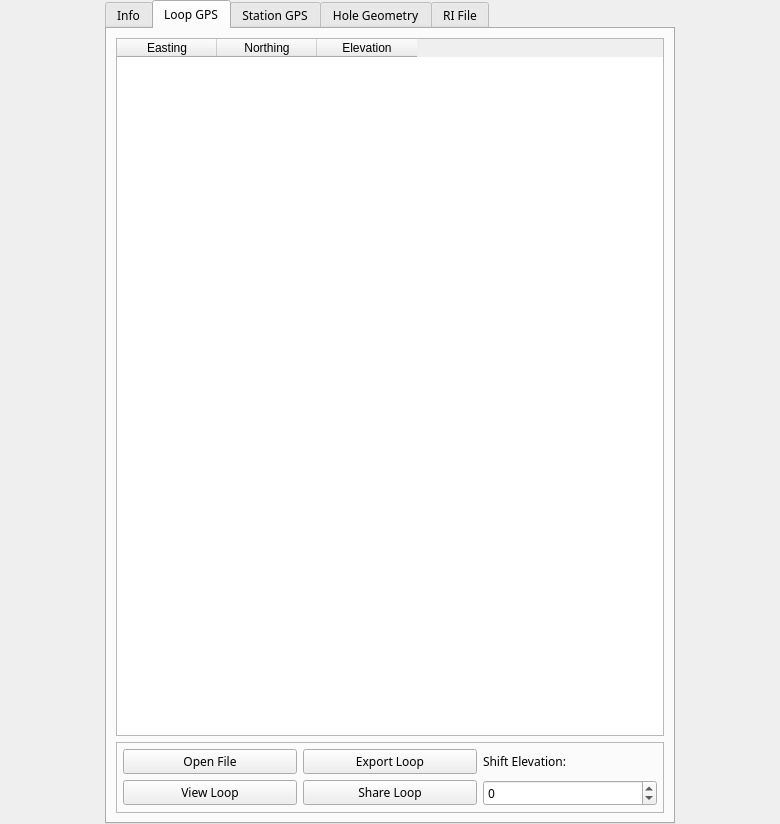
<?xml version="1.0" encoding="UTF-8"?>
<ui version="4.0">
 <class>PEMInfoWidget</class>
 <widget class="QWidget" name="PEMInfoWidget">
  <property name="geometry">
   <rect>
    <x>0</x>
    <y>0</y>
    <width>780</width>
    <height>824</height>
   </rect>
  </property>
  <property name="sizePolicy">
   <sizepolicy hsizetype="Maximum" vsizetype="Preferred">
    <horstretch>0</horstretch>
    <verstretch>0</verstretch>
   </sizepolicy>
  </property>
  <property name="minimumSize">
   <size>
    <width>0</width>
    <height>0</height>
   </size>
  </property>
  <property name="windowTitle">
   <string>Form</string>
  </property>
  <layout class="QGridLayout" name="gridLayout">
   <property name="leftMargin">
    <number>0</number>
   </property>
   <property name="topMargin">
    <number>0</number>
   </property>
   <property name="rightMargin">
    <number>0</number>
   </property>
   <property name="bottomMargin">
    <number>0</number>
   </property>
   <property name="spacing">
    <number>0</number>
   </property>
   <item row="1" column="0">
    <widget class="QTabWidget" name="tabs">
     <property name="enabled">
      <bool>true</bool>
     </property>
     <property name="sizePolicy">
      <sizepolicy hsizetype="Maximum" vsizetype="Preferred">
       <horstretch>0</horstretch>
       <verstretch>0</verstretch>
      </sizepolicy>
     </property>
     <property name="minimumSize">
      <size>
       <width>300</width>
       <height>0</height>
      </size>
     </property>
     <property name="maximumSize">
      <size>
       <width>16777215</width>
       <height>16777215</height>
      </size>
     </property>
     <property name="font">
      <font>
       <family>Century Gothic</family>
       <pointsize>9</pointsize>
      </font>
     </property>
     <property name="tabPosition">
      <enum>QTabWidget::North</enum>
     </property>
     <property name="tabShape">
      <enum>QTabWidget::Rounded</enum>
     </property>
     <property name="currentIndex">
      <number>1</number>
     </property>
     <widget class="QWidget" name="info_tab">
      <attribute name="title">
       <string>Info</string>
      </attribute>
      <layout class="QGridLayout" name="gridLayout_2">
       <item row="0" column="0">
        <widget class="QTableWidget" name="info_table">
         <property name="sizePolicy">
          <sizepolicy hsizetype="Preferred" vsizetype="Expanding">
           <horstretch>0</horstretch>
           <verstretch>0</verstretch>
          </sizepolicy>
         </property>
         <property name="frameShadow">
          <enum>QFrame::Plain</enum>
         </property>
         <property name="editTriggers">
          <set>QAbstractItemView::NoEditTriggers</set>
         </property>
         <property name="selectionBehavior">
          <enum>QAbstractItemView::SelectRows</enum>
         </property>
         <property name="showGrid">
          <bool>true</bool>
         </property>
         <property name="wordWrap">
          <bool>false</bool>
         </property>
         <attribute name="horizontalHeaderVisible">
          <bool>false</bool>
         </attribute>
         <attribute name="horizontalHeaderMinimumSectionSize">
          <number>120</number>
         </attribute>
         <attribute name="horizontalHeaderStretchLastSection">
          <bool>true</bool>
         </attribute>
         <attribute name="verticalHeaderVisible">
          <bool>false</bool>
         </attribute>
         <attribute name="verticalHeaderDefaultSectionSize">
          <number>23</number>
         </attribute>
         <attribute name="verticalHeaderMinimumSectionSize">
          <number>0</number>
         </attribute>
         <attribute name="verticalHeaderStretchLastSection">
          <bool>false</bool>
         </attribute>
         <column>
          <property name="text">
           <string>Keys</string>
          </property>
          <property name="font">
           <font>
            <weight>50</weight>
            <bold>false</bold>
           </font>
          </property>
          <property name="textAlignment">
           <set>AlignLeading|AlignVCenter</set>
          </property>
         </column>
         <column>
          <property name="text">
           <string>Values</string>
          </property>
         </column>
        </widget>
       </item>
      </layout>
     </widget>
     <widget class="QWidget" name="loop_gps_tab">
      <attribute name="title">
       <string>Loop GPS</string>
      </attribute>
      <layout class="QGridLayout" name="gridLayout_4">
       <item row="2" column="0" colspan="3">
        <widget class="QFrame" name="frame_3">
         <property name="sizePolicy">
          <sizepolicy hsizetype="Preferred" vsizetype="Maximum">
           <horstretch>0</horstretch>
           <verstretch>0</verstretch>
          </sizepolicy>
         </property>
         <property name="minimumSize">
          <size>
           <width>0</width>
           <height>0</height>
          </size>
         </property>
         <property name="maximumSize">
          <size>
           <width>16777215</width>
           <height>16777215</height>
          </size>
         </property>
         <property name="frameShape">
          <enum>QFrame::StyledPanel</enum>
         </property>
         <property name="frameShadow">
          <enum>QFrame::Plain</enum>
         </property>
         <layout class="QGridLayout" name="gridLayout_8">
          <property name="leftMargin">
           <number>6</number>
          </property>
          <property name="topMargin">
           <number>6</number>
          </property>
          <property name="rightMargin">
           <number>6</number>
          </property>
          <property name="bottomMargin">
           <number>6</number>
          </property>
          <item row="2" column="3">
           <widget class="QPushButton" name="share_loop_gps_btn">
            <property name="text">
             <string>Share Loop</string>
            </property>
           </widget>
          </item>
          <item row="1" column="3">
           <widget class="QPushButton" name="export_loop_gps_btn">
            <property name="text">
             <string>Export Loop</string>
            </property>
           </widget>
          </item>
          <item row="2" column="1">
           <widget class="QPushButton" name="edit_loop_btn">
            <property name="text">
             <string>View Loop</string>
            </property>
           </widget>
          </item>
          <item row="1" column="1">
           <widget class="QPushButton" name="open_loop_gps_btn">
            <property name="sizePolicy">
             <sizepolicy hsizetype="Minimum" vsizetype="Fixed">
              <horstretch>0</horstretch>
              <verstretch>0</verstretch>
             </sizepolicy>
            </property>
            <property name="text">
             <string>Open File</string>
            </property>
           </widget>
          </item>
          <item row="2" column="4">
           <widget class="QSpinBox" name="shift_elevation_spinbox">
            <property name="minimum">
             <number>-10000</number>
            </property>
            <property name="maximum">
             <number>10000</number>
            </property>
           </widget>
          </item>
          <item row="1" column="4">
           <widget class="QLabel" name="shiftElevationLabel">
            <property name="text">
             <string>Shift Elevation:</string>
            </property>
           </widget>
          </item>
         </layout>
        </widget>
       </item>
       <item row="1" column="0" colspan="3">
        <widget class="QTableWidget" name="loop_table">
         <property name="sizePolicy">
          <sizepolicy hsizetype="Preferred" vsizetype="Expanding">
           <horstretch>0</horstretch>
           <verstretch>0</verstretch>
          </sizepolicy>
         </property>
         <property name="minimumSize">
          <size>
           <width>0</width>
           <height>0</height>
          </size>
         </property>
         <property name="maximumSize">
          <size>
           <width>16777215</width>
           <height>16777215</height>
          </size>
         </property>
         <property name="frameShadow">
          <enum>QFrame::Plain</enum>
         </property>
         <property name="selectionBehavior">
          <enum>QAbstractItemView::SelectRows</enum>
         </property>
         <property name="showGrid">
          <bool>false</bool>
         </property>
         <attribute name="horizontalHeaderHighlightSections">
          <bool>false</bool>
         </attribute>
         <attribute name="verticalHeaderVisible">
          <bool>false</bool>
         </attribute>
         <column>
          <property name="text">
           <string>Easting</string>
          </property>
         </column>
         <column>
          <property name="text">
           <string>Northing</string>
          </property>
         </column>
         <column>
          <property name="text">
           <string>Elevation</string>
          </property>
         </column>
        </widget>
       </item>
      </layout>
     </widget>
     <widget class="QWidget" name="station_gps_tab">
      <attribute name="title">
       <string>Station GPS</string>
      </attribute>
      <layout class="QGridLayout" name="gridLayout_3">
       <item row="19" column="1" colspan="2">
        <widget class="QFrame" name="frame_6">
         <property name="sizePolicy">
          <sizepolicy hsizetype="Preferred" vsizetype="Maximum">
           <horstretch>0</horstretch>
           <verstretch>0</verstretch>
          </sizepolicy>
         </property>
         <property name="minimumSize">
          <size>
           <width>0</width>
           <height>0</height>
          </size>
         </property>
         <property name="maximumSize">
          <size>
           <width>16777215</width>
           <height>250</height>
          </size>
         </property>
         <property name="frameShape">
          <enum>QFrame::StyledPanel</enum>
         </property>
         <property name="frameShadow">
          <enum>QFrame::Plain</enum>
         </property>
         <layout class="QHBoxLayout" name="horizontalLayout">
          <property name="spacing">
           <number>0</number>
          </property>
          <property name="leftMargin">
           <number>0</number>
          </property>
          <property name="topMargin">
           <number>0</number>
          </property>
          <property name="rightMargin">
           <number>0</number>
          </property>
          <property name="bottomMargin">
           <number>0</number>
          </property>
          <item>
           <widget class="QFrame" name="frame">
            <property name="sizePolicy">
             <sizepolicy hsizetype="Maximum" vsizetype="Maximum">
              <horstretch>0</horstretch>
              <verstretch>0</verstretch>
             </sizepolicy>
            </property>
            <property name="minimumSize">
             <size>
              <width>133</width>
              <height>0</height>
             </size>
            </property>
            <property name="maximumSize">
             <size>
              <width>16777215</width>
              <height>16777215</height>
             </size>
            </property>
            <property name="frameShape">
             <enum>QFrame::NoFrame</enum>
            </property>
            <property name="frameShadow">
             <enum>QFrame::Raised</enum>
            </property>
            <layout class="QVBoxLayout" name="verticalLayout_2">
             <property name="spacing">
              <number>6</number>
             </property>
             <property name="leftMargin">
              <number>9</number>
             </property>
             <property name="topMargin">
              <number>9</number>
             </property>
             <property name="rightMargin">
              <number>9</number>
             </property>
             <property name="bottomMargin">
              <number>9</number>
             </property>
             <item>
              <widget class="QLabel" name="shiftStationLabel">
               <property name="sizePolicy">
                <sizepolicy hsizetype="Preferred" vsizetype="Maximum">
                 <horstretch>0</horstretch>
                 <verstretch>0</verstretch>
                </sizepolicy>
               </property>
               <property name="text">
                <string>Shift Stations:</string>
               </property>
              </widget>
             </item>
             <item>
              <widget class="QSpinBox" name="shiftStationGPSSpinbox">
               <property name="sizePolicy">
                <sizepolicy hsizetype="Preferred" vsizetype="Fixed">
                 <horstretch>0</horstretch>
                 <verstretch>0</verstretch>
                </sizepolicy>
               </property>
               <property name="minimum">
                <number>-1000000000</number>
               </property>
               <property name="maximum">
                <number>1000000000</number>
               </property>
               <property name="singleStep">
                <number>5</number>
               </property>
              </widget>
             </item>
             <item>
              <widget class="Line" name="line_6">
               <property name="orientation">
                <enum>Qt::Horizontal</enum>
               </property>
              </widget>
             </item>
             <item>
              <widget class="QPushButton" name="open_station_gps_btn">
               <property name="sizePolicy">
                <sizepolicy hsizetype="Preferred" vsizetype="Fixed">
                 <horstretch>0</horstretch>
                 <verstretch>0</verstretch>
                </sizepolicy>
               </property>
               <property name="text">
                <string>Open File</string>
               </property>
              </widget>
             </item>
             <item>
              <widget class="QPushButton" name="edit_line_btn">
               <property name="sizePolicy">
                <sizepolicy hsizetype="Preferred" vsizetype="Fixed">
                 <horstretch>0</horstretch>
                 <verstretch>0</verstretch>
                </sizepolicy>
               </property>
               <property name="text">
                <string>View Line</string>
               </property>
              </widget>
             </item>
             <item>
              <widget class="Line" name="line">
               <property name="orientation">
                <enum>Qt::Horizontal</enum>
               </property>
              </widget>
             </item>
             <item>
              <widget class="QPushButton" name="export_station_gps_btn">
               <property name="sizePolicy">
                <sizepolicy hsizetype="Preferred" vsizetype="Fixed">
                 <horstretch>0</horstretch>
                 <verstretch>0</verstretch>
                </sizepolicy>
               </property>
               <property name="text">
                <string>Export GPS</string>
               </property>
              </widget>
             </item>
             <item>
              <widget class="QPushButton" name="share_line_gps_btn">
               <property name="toolTip">
                <string>Share this GPS with all other opened surface files</string>
               </property>
               <property name="text">
                <string>Share Line</string>
               </property>
              </widget>
             </item>
            </layout>
           </widget>
          </item>
          <item>
           <widget class="Line" name="line_2">
            <property name="orientation">
             <enum>Qt::Vertical</enum>
            </property>
           </widget>
          </item>
          <item>
           <widget class="QFrame" name="frame_5">
            <property name="sizePolicy">
             <sizepolicy hsizetype="Maximum" vsizetype="Maximum">
              <horstretch>0</horstretch>
              <verstretch>0</verstretch>
             </sizepolicy>
            </property>
            <property name="minimumSize">
             <size>
              <width>133</width>
              <height>0</height>
             </size>
            </property>
            <property name="maximumSize">
             <size>
              <width>16777215</width>
              <height>16777215</height>
             </size>
            </property>
            <property name="frameShape">
             <enum>QFrame::NoFrame</enum>
            </property>
            <property name="frameShadow">
             <enum>QFrame::Raised</enum>
            </property>
            <layout class="QVBoxLayout" name="verticalLayout_6">
             <property name="spacing">
              <number>6</number>
             </property>
             <item>
              <widget class="QLabel" name="label_2">
               <property name="text">
                <string>Distance:</string>
               </property>
              </widget>
             </item>
             <item>
              <widget class="QLCDNumber" name="lcdDistance">
               <property name="sizePolicy">
                <sizepolicy hsizetype="Preferred" vsizetype="Preferred">
                 <horstretch>0</horstretch>
                 <verstretch>0</verstretch>
                </sizepolicy>
               </property>
               <property name="minimumSize">
                <size>
                 <width>0</width>
                 <height>22</height>
                </size>
               </property>
               <property name="frameShape">
                <enum>QFrame::Box</enum>
               </property>
               <property name="frameShadow">
                <enum>QFrame::Sunken</enum>
               </property>
               <property name="lineWidth">
                <number>1</number>
               </property>
               <property name="midLineWidth">
                <number>0</number>
               </property>
               <property name="smallDecimalPoint">
                <bool>false</bool>
               </property>
               <property name="digitCount">
                <number>7</number>
               </property>
               <property name="segmentStyle">
                <enum>QLCDNumber::Flat</enum>
               </property>
              </widget>
             </item>
             <item>
              <widget class="Line" name="line_9">
               <property name="orientation">
                <enum>Qt::Horizontal</enum>
               </property>
              </widget>
             </item>
             <item>
              <widget class="QPushButton" name="flip_station_signs_button">
               <property name="sizePolicy">
                <sizepolicy hsizetype="Preferred" vsizetype="Fixed">
                 <horstretch>0</horstretch>
                 <verstretch>0</verstretch>
                </sizepolicy>
               </property>
               <property name="text">
                <string>+/- Stations</string>
               </property>
              </widget>
             </item>
             <item>
              <widget class="QPushButton" name="flip_station_numbers_button">
               <property name="sizePolicy">
                <sizepolicy hsizetype="Preferred" vsizetype="Fixed">
                 <horstretch>0</horstretch>
                 <verstretch>0</verstretch>
                </sizepolicy>
               </property>
               <property name="toolTip">
                <string>Reverse order of the station GPS</string>
               </property>
               <property name="text">
                <string>↑↓ Stations</string>
               </property>
              </widget>
             </item>
             <item>
              <widget class="Line" name="line_5">
               <property name="orientation">
                <enum>Qt::Horizontal</enum>
               </property>
              </widget>
             </item>
             <item>
              <widget class="QPushButton" name="stations_from_data_btn">
               <property name="sizePolicy">
                <sizepolicy hsizetype="Preferred" vsizetype="Fixed">
                 <horstretch>0</horstretch>
                 <verstretch>0</verstretch>
                </sizepolicy>
               </property>
               <property name="toolTip">
                <string>Generate station numbers based on the stations in the EM data</string>
               </property>
               <property name="text">
                <string>Generate Stations</string>
               </property>
              </widget>
             </item>
             <item>
              <widget class="QPushButton" name="cullStationGPSButton">
               <property name="sizePolicy">
                <sizepolicy hsizetype="Preferred" vsizetype="Fixed">
                 <horstretch>0</horstretch>
                 <verstretch>0</verstretch>
                </sizepolicy>
               </property>
               <property name="toolTip">
                <string>Remove GPS stations for which there is no EM data</string>
               </property>
               <property name="text">
                <string>Cull Stations</string>
               </property>
              </widget>
             </item>
            </layout>
           </widget>
          </item>
          <item>
           <widget class="Line" name="line_4">
            <property name="orientation">
             <enum>Qt::Vertical</enum>
            </property>
           </widget>
          </item>
          <item>
           <widget class="QFrame" name="frame_4">
            <property name="sizePolicy">
             <sizepolicy hsizetype="Preferred" vsizetype="Maximum">
              <horstretch>0</horstretch>
              <verstretch>0</verstretch>
             </sizepolicy>
            </property>
            <property name="maximumSize">
             <size>
              <width>16777215</width>
              <height>16777215</height>
             </size>
            </property>
            <property name="frameShape">
             <enum>QFrame::NoFrame</enum>
            </property>
            <property name="frameShadow">
             <enum>QFrame::Raised</enum>
            </property>
            <layout class="QVBoxLayout" name="verticalLayout_4">
             <property name="spacing">
              <number>6</number>
             </property>
             <property name="leftMargin">
              <number>9</number>
             </property>
             <property name="topMargin">
              <number>9</number>
             </property>
             <property name="rightMargin">
              <number>9</number>
             </property>
             <property name="bottomMargin">
              <number>9</number>
             </property>
             <item>
              <widget class="QLabel" name="label_4">
               <property name="text">
                <string>Missing Stations:</string>
               </property>
              </widget>
             </item>
             <item>
              <widget class="QListWidget" name="missing_gps_list">
               <property name="sizePolicy">
                <sizepolicy hsizetype="Expanding" vsizetype="Maximum">
                 <horstretch>0</horstretch>
                 <verstretch>0</verstretch>
                </sizepolicy>
               </property>
               <property name="maximumSize">
                <size>
                 <width>16777215</width>
                 <height>160</height>
                </size>
               </property>
              </widget>
             </item>
            </layout>
           </widget>
          </item>
         </layout>
        </widget>
       </item>
       <item row="0" column="1" rowspan="19" colspan="2">
        <widget class="QTableWidget" name="line_table">
         <property name="sizePolicy">
          <sizepolicy hsizetype="Preferred" vsizetype="Expanding">
           <horstretch>0</horstretch>
           <verstretch>0</verstretch>
          </sizepolicy>
         </property>
         <property name="minimumSize">
          <size>
           <width>0</width>
           <height>0</height>
          </size>
         </property>
         <property name="maximumSize">
          <size>
           <width>16777215</width>
           <height>16777215</height>
          </size>
         </property>
         <property name="frameShadow">
          <enum>QFrame::Plain</enum>
         </property>
         <property name="selectionBehavior">
          <enum>QAbstractItemView::SelectRows</enum>
         </property>
         <property name="showGrid">
          <bool>false</bool>
         </property>
         <attribute name="horizontalHeaderHighlightSections">
          <bool>false</bool>
         </attribute>
         <attribute name="verticalHeaderVisible">
          <bool>false</bool>
         </attribute>
         <column>
          <property name="text">
           <string>Easting</string>
          </property>
         </column>
         <column>
          <property name="text">
           <string>Northing</string>
          </property>
         </column>
         <column>
          <property name="text">
           <string>Elevation</string>
          </property>
         </column>
         <column>
          <property name="text">
           <string>Station</string>
          </property>
         </column>
        </widget>
       </item>
      </layout>
     </widget>
     <widget class="QWidget" name="geometry_tab">
      <attribute name="title">
       <string>Hole Geometry</string>
      </attribute>
      <layout class="QGridLayout" name="gridLayout_5">
       <item row="5" column="0">
        <widget class="QFrame" name="frame_9">
         <property name="minimumSize">
          <size>
           <width>0</width>
           <height>0</height>
          </size>
         </property>
         <property name="frameShape">
          <enum>QFrame::StyledPanel</enum>
         </property>
         <property name="frameShadow">
          <enum>QFrame::Plain</enum>
         </property>
         <layout class="QHBoxLayout" name="horizontalLayout_3">
          <property name="leftMargin">
           <number>6</number>
          </property>
          <property name="topMargin">
           <number>6</number>
          </property>
          <property name="rightMargin">
           <number>6</number>
          </property>
          <property name="bottomMargin">
           <number>6</number>
          </property>
          <item>
           <widget class="QPushButton" name="add_segments_btn">
            <property name="text">
             <string>Add Segments</string>
            </property>
           </widget>
          </item>
          <item>
           <widget class="QPushButton" name="export_segments_btn">
            <property name="text">
             <string>Export Segments</string>
            </property>
           </widget>
          </item>
          <item>
           <widget class="QPushButton" name="share_segments_btn">
            <property name="text">
             <string>Share Segments</string>
            </property>
           </widget>
          </item>
         </layout>
        </widget>
       </item>
       <item row="0" column="0" alignment="Qt::AlignHCenter">
        <widget class="QLabel" name="label_5">
         <property name="font">
          <font>
           <family>Century Gothic</family>
           <pointsize>9</pointsize>
           <weight>75</weight>
           <bold>true</bold>
          </font>
         </property>
         <property name="text">
          <string>Collar</string>
         </property>
        </widget>
       </item>
       <item row="4" column="0">
        <widget class="QTableWidget" name="segments_table">
         <property name="sizePolicy">
          <sizepolicy hsizetype="Preferred" vsizetype="Expanding">
           <horstretch>0</horstretch>
           <verstretch>0</verstretch>
          </sizepolicy>
         </property>
         <property name="minimumSize">
          <size>
           <width>0</width>
           <height>0</height>
          </size>
         </property>
         <property name="maximumSize">
          <size>
           <width>16777215</width>
           <height>16777215</height>
          </size>
         </property>
         <property name="frameShadow">
          <enum>QFrame::Plain</enum>
         </property>
         <property name="editTriggers">
          <set>QAbstractItemView::NoEditTriggers</set>
         </property>
         <property name="selectionBehavior">
          <enum>QAbstractItemView::SelectRows</enum>
         </property>
         <property name="showGrid">
          <bool>false</bool>
         </property>
         <attribute name="horizontalHeaderHighlightSections">
          <bool>false</bool>
         </attribute>
         <attribute name="verticalHeaderVisible">
          <bool>false</bool>
         </attribute>
         <column>
          <property name="text">
           <string>Azimuth</string>
          </property>
         </column>
         <column>
          <property name="text">
           <string>Dip</string>
          </property>
         </column>
         <column>
          <property name="text">
           <string>Segment
Length</string>
          </property>
         </column>
         <column>
          <property name="text">
           <string>Depth</string>
          </property>
         </column>
        </widget>
       </item>
       <item row="3" column="0" alignment="Qt::AlignHCenter">
        <widget class="QLabel" name="label_6">
         <property name="font">
          <font>
           <family>Century Gothic</family>
           <pointsize>9</pointsize>
           <weight>75</weight>
           <bold>true</bold>
          </font>
         </property>
         <property name="text">
          <string>Segments</string>
         </property>
        </widget>
       </item>
       <item row="2" column="0">
        <widget class="QFrame" name="frame_10">
         <property name="minimumSize">
          <size>
           <width>0</width>
           <height>0</height>
          </size>
         </property>
         <property name="frameShape">
          <enum>QFrame::StyledPanel</enum>
         </property>
         <property name="frameShadow">
          <enum>QFrame::Plain</enum>
         </property>
         <layout class="QHBoxLayout" name="horizontalLayout_4">
          <property name="leftMargin">
           <number>6</number>
          </property>
          <property name="topMargin">
           <number>6</number>
          </property>
          <property name="rightMargin">
           <number>6</number>
          </property>
          <property name="bottomMargin">
           <number>6</number>
          </property>
          <item>
           <widget class="QPushButton" name="open_collar_gps_btn">
            <property name="text">
             <string>Open File</string>
            </property>
           </widget>
          </item>
          <item>
           <widget class="QPushButton" name="export_collar_gps_btn">
            <property name="text">
             <string>Export Collar</string>
            </property>
           </widget>
          </item>
          <item>
           <widget class="QPushButton" name="share_collar_gps_btn">
            <property name="text">
             <string>Share Collar</string>
            </property>
           </widget>
          </item>
         </layout>
        </widget>
       </item>
       <item row="1" column="0">
        <widget class="QTableWidget" name="collar_table">
         <property name="sizePolicy">
          <sizepolicy hsizetype="Preferred" vsizetype="Expanding">
           <horstretch>0</horstretch>
           <verstretch>0</verstretch>
          </sizepolicy>
         </property>
         <property name="minimumSize">
          <size>
           <width>0</width>
           <height>0</height>
          </size>
         </property>
         <property name="maximumSize">
          <size>
           <width>16777215</width>
           <height>60</height>
          </size>
         </property>
         <property name="frameShape">
          <enum>QFrame::StyledPanel</enum>
         </property>
         <property name="frameShadow">
          <enum>QFrame::Plain</enum>
         </property>
         <property name="verticalScrollBarPolicy">
          <enum>Qt::ScrollBarAlwaysOff</enum>
         </property>
         <property name="horizontalScrollBarPolicy">
          <enum>Qt::ScrollBarAlwaysOff</enum>
         </property>
         <property name="selectionBehavior">
          <enum>QAbstractItemView::SelectRows</enum>
         </property>
         <property name="showGrid">
          <bool>false</bool>
         </property>
         <property name="cornerButtonEnabled">
          <bool>true</bool>
         </property>
         <property name="rowCount">
          <number>1</number>
         </property>
         <attribute name="horizontalHeaderHighlightSections">
          <bool>false</bool>
         </attribute>
         <attribute name="verticalHeaderVisible">
          <bool>false</bool>
         </attribute>
         <attribute name="verticalHeaderCascadingSectionResizes">
          <bool>false</bool>
         </attribute>
         <attribute name="verticalHeaderDefaultSectionSize">
          <number>30</number>
         </attribute>
         <row/>
         <column>
          <property name="text">
           <string>Easting</string>
          </property>
         </column>
         <column>
          <property name="text">
           <string>Northing</string>
          </property>
         </column>
         <column>
          <property name="text">
           <string>Elevation</string>
          </property>
         </column>
         <item row="0" column="0">
          <property name="text">
           <string/>
          </property>
          <property name="textAlignment">
           <set>AlignCenter</set>
          </property>
         </item>
         <item row="0" column="1">
          <property name="text">
           <string/>
          </property>
          <property name="textAlignment">
           <set>AlignCenter</set>
          </property>
         </item>
         <item row="0" column="2">
          <property name="text">
           <string/>
          </property>
          <property name="textAlignment">
           <set>AlignCenter</set>
          </property>
         </item>
        </widget>
       </item>
      </layout>
     </widget>
     <widget class="QWidget" name="ri_tab">
      <attribute name="title">
       <string>RI File</string>
      </attribute>
      <layout class="QGridLayout" name="gridLayout_7">
       <item row="0" column="0">
        <widget class="QTableWidget" name="ri_table">
         <property name="frameShadow">
          <enum>QFrame::Plain</enum>
         </property>
         <property name="autoScroll">
          <bool>false</bool>
         </property>
         <property name="selectionBehavior">
          <enum>QAbstractItemView::SelectRows</enum>
         </property>
        </widget>
       </item>
      </layout>
     </widget>
    </widget>
   </item>
  </layout>
 </widget>
 <resources/>
 <connections/>
</ui>
